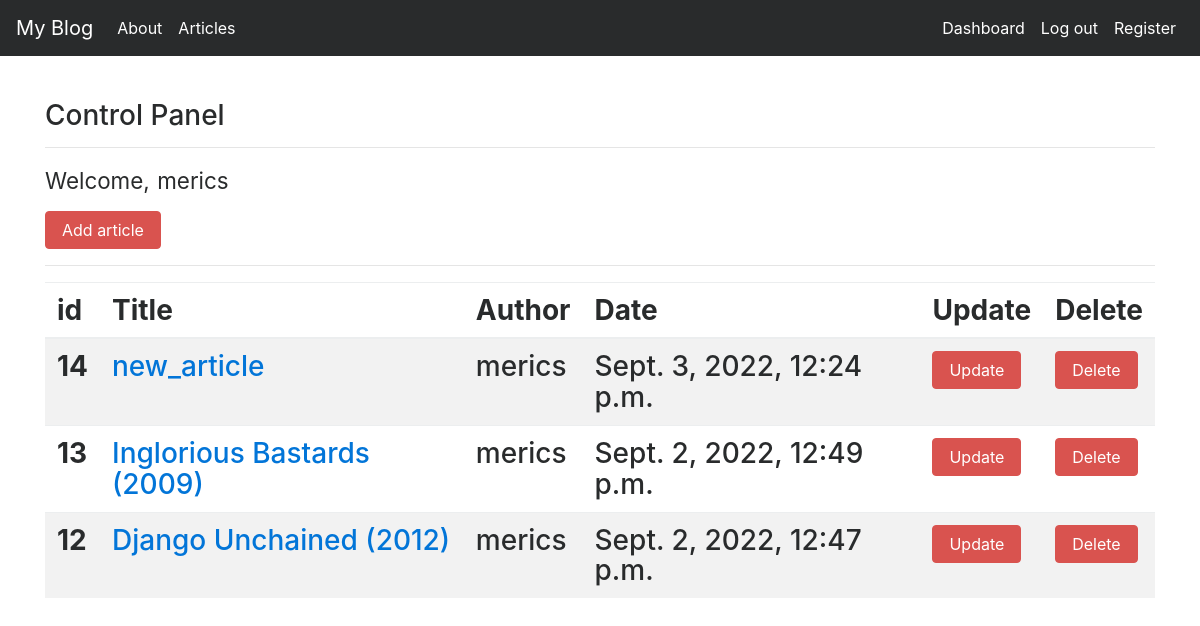
Screenshot of /articles/dashboard/ (signed in) with the database file from the repository.
### article/models.py (models this page shows, shortened)
class Article(models.Model):
    author = models.ForeignKey("auth.User",on_delete=models.CASCADE,verbose_name="Author")
    title = models.CharField(max_length=50)
    content = RichTextField()
    created_date = models.DateTimeField(auto_now_add=True)
    article_image = models.FileField(blank=True,null=True,verbose_name="Add image to the article")
    class Meta:
        ordering = ['-created_date']

### article/views.py (the view)
# urls.py: path('dashboard/',views.dashboard,name="dashboard"),
@login_required(login_url="user:login")
def dashboard(request):
    articles = Article.objects.filter(author = request.user)
    context= {
        "articles": articles
    }
    return render(request,"dashboard.html",context)

### templates/dashboard.html
{% extends "layout.html"%}
{% block body%}
<h3>
    Control Panel
<h3>
<hr>
<p>
    <small>Welcome,</small> <small> {{request.user.username}}</small>
</p>
<a class="btn btn-danger" href="/articles/addarticle"> Add article </a>
<hr>
{%if articles%}
<table class="table table-striped">
    <thead>
      <tr>
        <th scope="col">id</th>
        <th scope="col">Title</th>
        <th scope="col">Author</th>
        <th scope="col">Date</th>
        <th scope="col">Update</th>
        <th scope="col">Delete</th>
      </tr>
    </thead>
    <tbody>
        {%for article in articles%}
        <tr>
            <th scope="row">{{article.id}}</th>
            <td><a href="/articles/article/{{article.id}}">{{article.title}}</a></td>
            <td>{{article.author.username}}</td>
            <td>{{article.created_date}}</td>
            <td><a href="/articles/update/{{article.id}}" class="btn btn-danger"> Update </a></td>
            <td><a href="/articles/delete/{{article.id}}" class="btn btn-danger"> Delete </a></td>
          </tr>
        {%endfor%}
    </tbody>
  </table>
{%else%}
<div class="alert alert-danger">
 No articles yet..
</div>
{%endif%}
{%endblock body%}

### rows the page displays
Article: id "14", title "new_article", author.username "merics", created_date "Sept. 3, 2022, 12:24 p.m."
Article: id "13", title "Inglorious Bastards (2009)", author.username "merics", created_date "Sept. 2, 2022, 12:49 p.m."
Article: id "12", title "Django Unchained (2012)", author.username "merics", created_date "Sept. 2, 2022, 12:47 p.m."

### other values shown
{{ request.user.username }} "merics"
